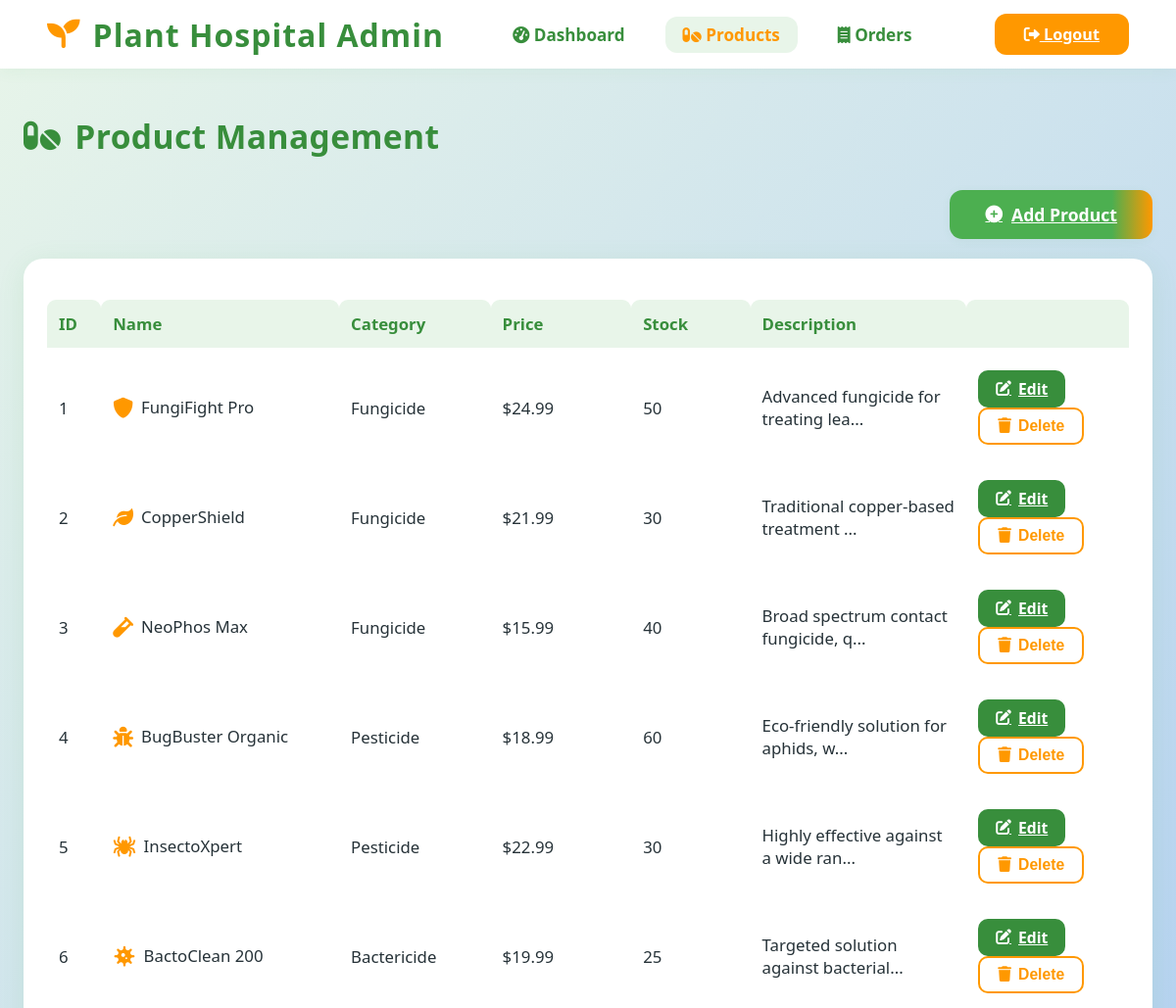
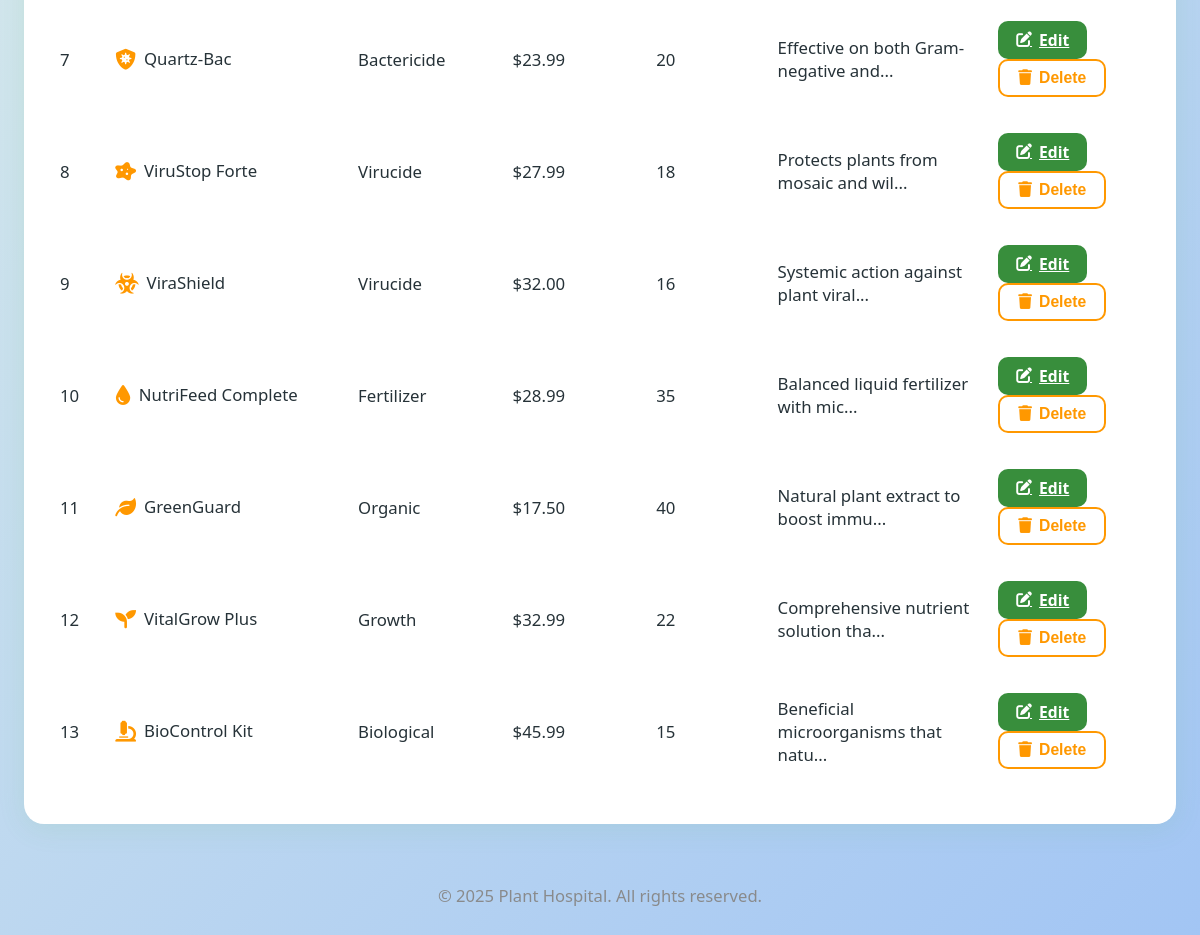
The app's page /admin/products (signed in) with its own data (2 pictures, top to bottom).
### tables this page shows
CREATE TABLE products (
    id INTEGER PRIMARY KEY AUTOINCREMENT,
    name TEXT NOT NULL,
    category TEXT,
    price REAL NOT NULL,
    stock INTEGER DEFAULT 0,
    description TEXT,
    icon TEXT,
    created_at TIMESTAMP DEFAULT CURRENT_TIMESTAMP,
    updated_at TIMESTAMP DEFAULT CURRENT_TIMESTAMP
);

### flaskr/admin.py (the view)
@bp.route('/products')
@admin_required
def products():
    db = get_db()
    products = db.execute('SELECT * FROM products').fetchall()
    return render_template('admin/products.html', products=products)

### flaskr/admin.py (called while the page is built)
def admin_required(view):
    from functools import wraps
    def wrapped_view(**kwargs):
        if not session.get('user_id') == 1:
            return redirect(url_for('auth.login'))
        return view(**kwargs)
    return wraps(view)(wrapped_view)

### flaskr/auth.py (called while the page is built)
@bp.before_app_request
def load_logged_in_user():
    user_id = session.get('user_id')
    if user_id is None:
        g.user = None
    else:
        g.user = get_db().execute(
            'SELECT * FROM user WHERE id = ?', (user_id,)
        ).fetchone()

### flaskr/db.py (called while the page is built)
def get_db():
    if 'db' not in g:
        g.db = sqlite3.connect(
            current_app.config['DATABASE'],
            detect_types=sqlite3.PARSE_DECLTYPES
        )
        g.db.row_factory = sqlite3.Row
    return g.db

### flaskr/templates/admin/products.html (shortened to what this page needs)
<!DOCTYPE html>
<html lang="en">
  <head>
    <link
      rel="stylesheet"
      href="https://cdnjs.cloudflare.com/ajax/libs/font-awesome/6.0.0-beta3/css/all.min.css"
    />
  </head>
  <body>
    <header class="admin-header">
      <div class="logo">
        <i class="fas fa-seedling"></i> Plant Hospital Admin
      </div>
      <nav class="nav-menu">
        <a href="{{ url_for('admin.dashboard') }}"
          ><i class="fas fa-tachometer-alt"></i> Dashboard</a
        >
        <a href="{{ url_for('admin.products') }}" class="active"
          ><i class="fas fa-pills"></i> Products</a
        >
        <a href="{{ url_for('admin.orders') }}"
          ><i class="fas fa-receipt"></i> Orders</a
        >
      </nav>
      <a href="{{ url_for('auth.logout') }}" class="logout-btn"
        ><i class="fas fa-sign-out-alt"></i> Logout</a
      >
    </header>
    <main class="admin-main">
      <div class="page-title">
        <i class="fas fa-pills"></i> Product Management
      </div>
      <div class="action-bar">
        <a href="{{ url_for('admin.create_product') }}" class="btn-add"
          ><i class="fas fa-plus-circle"></i> Add Product</a
        >
      </div>
      <div class="products-table-card">
        <table>
          <tr>
            <th style="width: 5%">ID</th>
            <th style="width: 22%">Name</th>
            <th style="width: 14%">Category</th>
            <th style="width: 13%">Price</th>
            <th style="width: 11%">Stock</th>
            <th style="width: 20%">Description</th>
            <th style="width: 15%"></th>
          </tr>
          {% for p in products %}
          <tr>
            <td>{{ p['id'] }}</td>
            <td>
              {% if p['icon'] %}<i class="fas {{ p['icon'] }} product-icon"></i
              >{% endif %}{{ p['name'] }}
            </td>
            <td>{{ p['category'] }}</td>
            <td>${{ '%.2f' % (p['price'] or 0) }}</td>
            <td>{{ p['stock'] or 0 }}</td>
            <td>
              {{ p['description'][:35] }}{% if p['description'] and
              p['description']|length > 35 %}...{% endif %}
            </td>
            <td>
              <a
                href="{{ url_for('admin.edit_product', product_id=p['id']) }}"
                class="btn-edit"
                ><i class="fas fa-edit"></i> Edit</a
              >
              <form
                method="post"
                action="{{ url_for('admin.delete_product', product_id=p['id']) }}"
                style="display: inline"
                onsubmit="return confirm('Delete this product?');"
              >
                <button type="submit" class="btn-delete">
                  <i class="fas fa-trash"></i> Delete
                </button>
              </form>
            </td>
          </tr>
          {% else %}
          <tr>
            <td colspan="7" style="text-align: center; color: #aaa">
              No products found.
            </td>
          </tr>
          {% endfor %}
        </table>
      </div>
      <div class="footer">&copy; 2025 Plant Hospital. All rights reserved.</div>
    </main>
  </body>
</html>

### flaskr/templates/admin/products.html (style rules this page uses)
body { font-family: "Segoe UI", Arial, sans-serif; background: linear-gradient(135deg, #e8f5e9 0%, #a2c5f4 100%); color: #263238; margin: 0; min-height: 100vh; }
.admin-header { background: #fff; padding: 0 4vw; height: 70px; display: flex; align-items: center; justify-content: space-between; box-shadow: 0 2px 16px #4caf5012; }
.admin-header .logo { font-size: 2rem; font-weight: 800; color: #388e3c; display: flex; align-items: center; gap: 12px; letter-spacing: 1px; }
.admin-header .logo i { color: #ff9800; font-size: 2.1rem; }
.nav-menu { display: flex; gap: 23px; align-items: center; }
.nav-menu a { text-decoration: none; color: #388e3c; font-size: 1.07rem; font-weight: 600; padding: 7px 18px; border-radius: 12px; transition: background 0.18s, color 0.18s; }
.nav-menu a.active, .nav-menu a:hover { background: #e8f5e9; color: #ff9800; }
.admin-header .logout-btn { background: #ff9800; color: #fff; border: none; border-radius: 12px; padding: 10px 30px; font-weight: 600; font-size: 1.01rem; cursor: pointer; transition: background 0.2s; margin-left: 14px; }
.admin-main { max-width: 1200px; margin: 46px auto 0 auto; padding: 0 2vw 36px 2vw; }
.page-title { font-size: 2.1rem; color: #388e3c; font-weight: 800; margin-bottom: 32px; display: flex; align-items: center; gap: 14px; letter-spacing: 0.4px; }
.action-bar { display: flex; justify-content: flex-end; margin-bottom: 20px; }
.btn-add { background: linear-gradient(90deg, #4caf50 80%, #ff9800 100%); color: #fff; border: none; border-radius: 13px; padding: 13px 36px; font-size: 1.1rem; font-weight: 700; cursor: pointer; box-shadow: 0 2px 10px #4caf5012; display: flex; align-items: center; gap: 9px; transition: background 0.18s; }
.products-table-card { background: #fff; border-radius: 20px; box-shadow: 0 5px 28px #4caf501b; padding: 32px 24px; margin-bottom: 38px; overflow-x: auto; }
table { width: 100%; border-collapse: separate; border-spacing: 0 10px; font-size: 1.05rem; }
th, td { text-align: left; padding: 13px 12px; }
th { background: #e8f5e9; color: #388e3c; font-weight: 700; border-radius: 9px 9px 0 0; font-size: 1.05rem; }
td { background: #fff; border-radius: 8px; }
.product-icon { font-size: 1.3rem; color: #ff9800; margin-right: 8px; vertical-align: middle; }
.btn-edit, .btn-delete { font-size: 0.98rem; padding: 8px 18px; border: none; border-radius: 10px; margin-right: 8px; cursor: pointer; font-weight: 600; transition: background 0.18s, color 0.18s; display: inline-flex; align-items: center; gap: 7px; }
.btn-edit { background: #388e3c; color: #fff; }
.btn-delete { background: #fff; color: #ff9800; border: 2px solid #ff9800; }
.footer { margin-top: 60px; color: #888; text-align: center; font-size: 1.04rem; opacity: 0.96; }

### records on screen
products: id "1", name "FungiFight Pro", category "Fungicide", price "24.99", stock "50", description "Advanced fungicide for treating lea"
products: id "2", name "CopperShield", category "Fungicide", price "21.99", stock "30", description "Traditional copper-based treatment"
products: id "3", name "NeoPhos Max", category "Fungicide", price "15.99", stock "40", description "Broad spectrum contact fungicide, q"
products: id "4", name "BugBuster Organic", category "Pesticide", price "18.99", stock "60", description "Eco-friendly solution for aphids, w"
products: id "5", name "InsectoXpert", category "Pesticide", price "22.99", stock "30", description "Highly effective against a wide ran"
products: id "6", name "BactoClean 200", category "Bactericide", price "19.99", stock "25", description "Targeted solution against bacterial"
products: id "7", name "Quartz-Bac", category "Bactericide", price "23.99", stock "20", description "Effective on both Gram-negative and"
products: id "8", name "ViruStop Forte", category "Virucide", price "27.99", stock "18", description "Protects plants from mosaic and wil"
products: id "9", name "ViraShield", category "Virucide", price "32.00", stock "16", description "Systemic action against plant viral"
products: id "10", name "NutriFeed Complete", category "Fertilizer", price "28.99", stock "35", description "Balanced liquid fertilizer with mic"
products: id "11", name "GreenGuard", category "Organic", price "17.50", stock "40", description "Natural plant extract to boost immu"
products: id "12", name "VitalGrow Plus", category "Growth", price "32.99", stock "22", description "Comprehensive nutrient solution tha"
products: id "13", name "BioControl Kit", category "Biological", price "45.99", stock "15", description "Beneficial microorganisms that natu"
